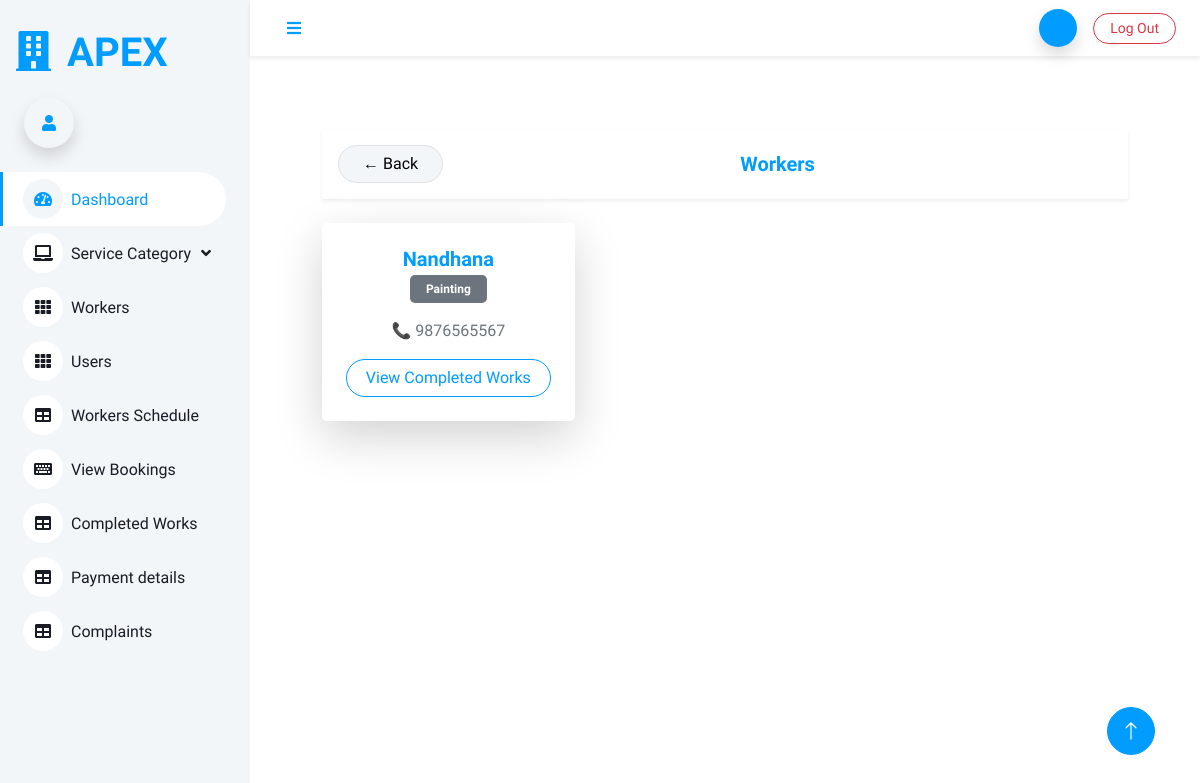
The page /admin_completed_works on the database its author committed.
### Homeserviceapp/models.py (models this page shows, shortened)
class WorkerRegistration(models.Model):
    user = models.OneToOneField(Login, on_delete=models.CASCADE, related_name='worker')
    name = models.CharField(max_length=300)
    category = models.ForeignKey(Category, on_delete=models.DO_NOTHING)
    address = models.TextField()
    contact = models.IntegerField()
    paypal_email = models.CharField(max_length=200, null=True, blank=True)
    payment = models.IntegerField(null=True, blank=True)
    experience = models.IntegerField()
    image = models.ImageField(upload_to='uploads/')

class Category(models.Model):
    category = models.CharField(max_length=300)
    def __str__(self):
        return self.category

### Homeserviceapp/views.py (the view)
# urls.py: path('admin_completed_works', views.admin_completed_works, name='admin_completed_works'),
def admin_completed_works(request):
    data = WorkerRegistration.objects.all()
    return render(request, 'admin/completed_works1.html', {'data': data})

### templates/admin/completed_works1.html (shortened to what this page needs)
{% extends 'admin/admin_dashboard.html' %}
{% block content %}
<div class="container py-4">
    <div class="d-flex justify-content-between align-items-center mb-4 p-3 bg-white shadow-sm rounded-4">
        <a href="{% url 'admin_dashboard' %}" class="btn btn-light border rounded-pill px-4">
            ← Back
        </a>
        <h5 class="mb-0 fw-bold text-primary">Workers</h5>
    </div>
    <div class="row row-cols-1 row-cols-md-2 row-cols-lg-3 g-4">
        {% for i in data %}
        <div class="col">
            <div class="card h-100 border-0 shadow-lg rounded-4">
                <div class="card-body p-4">
                    <h5 class="fw-bold text-primary mb-1">
                        {{ i.name }}
                    </h5>
                    <span class="badge bg-secondary mb-3 px-3 py-2">
                        {{ i.category }}
                    </span>
                    <p class="mb-3 text-muted">
                        📞 {{ i.contact }}
                    </p>
                    <a href="{% url 'list_completed_work' i.id %}"
                       class="btn btn-outline-primary w-100 rounded-pill">
                        View Completed Works
                    </a>
                </div>
            </div>
        </div>
        {% endfor %}
    </div>
</div>
{% endblock %}

### static/dashboard/css/style.css (style rules this page uses)
:root { --primary: #009CFF; --light: #F3F6F9; --dark: #191C24; }
.btn { transition: .5s; }

### rows shown on the page
WorkerRegistration: name "Nandhana", category "Painting", contact "9876565567"
